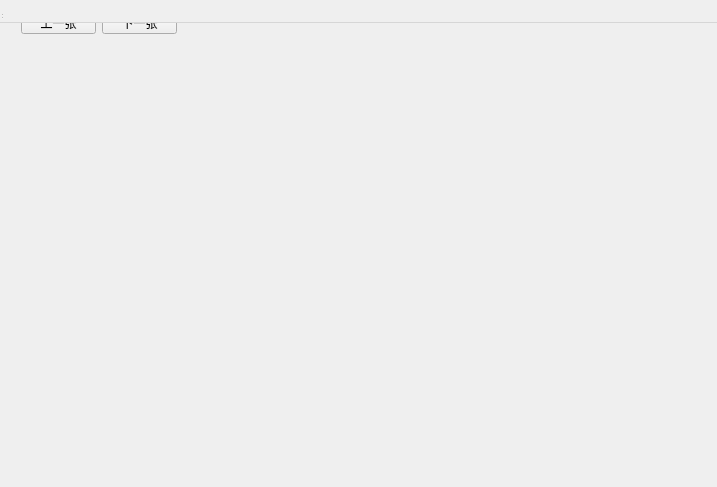
<?xml version="1.0" encoding="UTF-8"?>
<ui version="4.0">
 <class>PictureWidget</class>
 <widget class="QWidget" name="PictureWidget">
  <property name="geometry">
   <rect>
    <x>0</x>
    <y>0</y>
    <width>717</width>
    <height>487</height>
   </rect>
  </property>
  <property name="windowTitle">
   <string>Swiper by: GongJianBo</string>
  </property>
  <widget class="QWidget" name="centralwidget" native="true">
   <property name="geometry">
    <rect>
     <x>0</x>
     <y>0</y>
     <width>281</width>
     <height>45</height>
    </rect>
   </property>
   <widget class="QPushButton" name="btnPrev">
    <property name="geometry">
     <rect>
      <x>21</x>
      <y>11</y>
      <width>75</width>
      <height>23</height>
     </rect>
    </property>
    <property name="text">
     <string>上一张</string>
    </property>
   </widget>
   <widget class="QPushButton" name="btnNext">
    <property name="geometry">
     <rect>
      <x>102</x>
      <y>11</y>
      <width>75</width>
      <height>23</height>
     </rect>
    </property>
    <property name="text">
     <string>下一张</string>
    </property>
   </widget>
  </widget>
  <widget class="QMenuBar" name="menubar">
   <property name="geometry">
    <rect>
     <x>0</x>
     <y>0</y>
     <width>717</width>
     <height>23</height>
    </rect>
   </property>
  </widget>
  <widget class="QStatusBar" name="statusbar">
   <property name="geometry">
    <rect>
     <x>0</x>
     <y>0</y>
     <width>3</width>
     <height>20</height>
    </rect>
   </property>
  </widget>
 </widget>
 <resources/>
 <connections/>
</ui>
